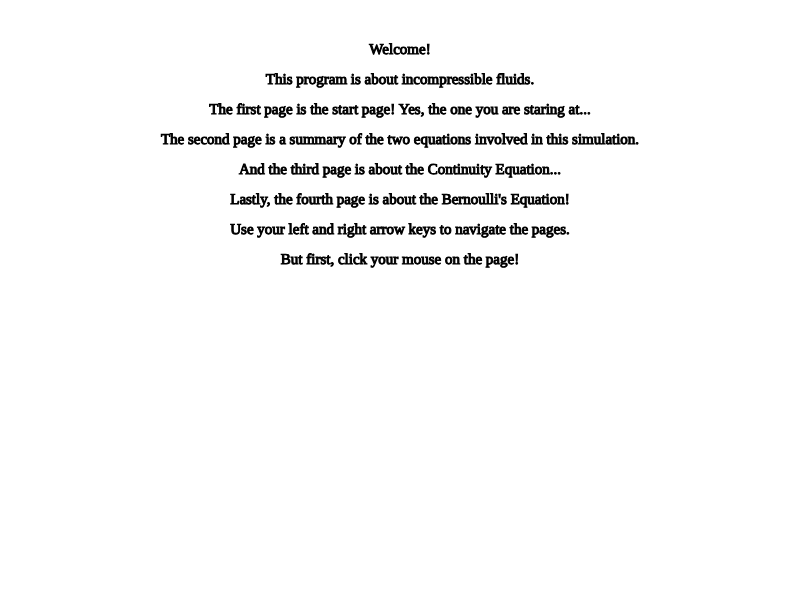
Frame 1 (no input)
Frame 60 (no input): identical to frame 1, image omitted
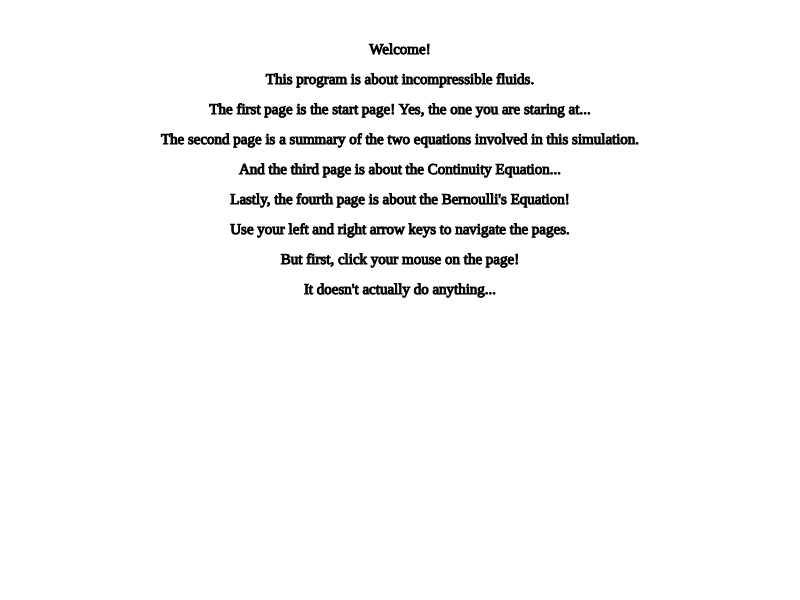
Frame 120 (the mouse pressed at the canvas centre since frame 60)

The p5.js sketch that drew these frames (run headless with seeded random() and noise() and a simulated clock; from frame 60 on, the mouse is pressed at the canvas centre):

// p5.js sketch
// ── sketch.js
let EASY_MODE;
let HARD_MODE;
let START_PAGE;
let SUMMARY_PAGE;
let currentMode = "START";
let particles1 = [];
let particles2 = [];
let startButton = 0;

function setup() {
  createCanvas(800, 600);
  textFont("Georgia");
  textSize(15);
  stroke(0);
  EASY_MODE = new Continuity();
  EASY_MODE.init();
  HARD_MODE = new Bernoulli();
  HARD_MODE.init();
  START_PAGE = new Start();
  SUMMARY_PAGE = new Summary();
}

function draw() {
  if (currentMode === "START") {
    START_PAGE.display();
  }
  if (currentMode === "EASY") {
    EASY_MODE.iterate();
    EASY_MODE.display();
  }
  if (currentMode === "HARD") {
    HARD_MODE.iterate();
    HARD_MODE.display();
  }
  if (currentMode === "SUMMARY") {
    SUMMARY_PAGE.display();
  }
}

function mousePressed() {
  if (currentMode === "EASY") {
    if (mouseX > 600 && mouseX < 640) {
      //Select dependent variable
      if (mouseY > 500 && mouseY < 540) {
        EASY_MODE.dVariable = "A1";
      } else if (mouseY > 540 && mouseY < 580) {
        EASY_MODE.dVariable = "A2";
      }
    } else if (mouseX > 640 && mouseX < 680) {
      if (mouseY > 500 && mouseY < 540) {
        EASY_MODE.dVariable = "v1";
      } else if (mouseY > 540 && mouseY < 580) {
        EASY_MODE.dVariable = "v2";
      }
    }
  }
  if (currentMode === "HARD") {
    if (mouseX > 600 && mouseX < 640) {
      //Select dependent variable
      if (mouseY > 500 && mouseY < 540) {
        HARD_MODE.dVariable = "P1";
      } else if (mouseY > 540 && mouseY < 580) {
        HARD_MODE.dVariable = "P2";
      } else if (mouseY > 460 && mouseY < 500) {
        HARD_MODE.dVariable = "h1";
      }
    } else if (mouseX > 640 && mouseX < 680) {
      if (mouseY > 500 && mouseY < 540) {
        HARD_MODE.dVariable = "v1";
      } else if (mouseY > 540 && mouseY < 580) {
        HARD_MODE.dVariable = "v2";
      } else if (mouseY > 460 && mouseY < 500) {
        HARD_MODE.dVariable = "h2";
      }
    }
  }
  if (currentMode === "START") {
    startButton++;
  }
}

function keyPressed() {
  if (event.keyCode === 39) {
    if (currentMode === "EASY") {
      currentMode = "HARD";
    } else if (currentMode === "START") {
      currentMode = "SUMMARY";
    } else if (currentMode === "SUMMARY") {
      currentMode = "EASY";
    }
    EASY_MODE.init();
    HARD_MODE.init();
    particles1 = [];
    particles2 = [];
  }
  if (event.keyCode === 37) {
    if (currentMode === "SUMMARY") {
      currentMode = "START";
    } else if (currentMode === "HARD") {
      currentMode = "EASY";
    } else if (currentMode === "EASY") {
      currentMode = "SUMMARY";
    }
    EASY_MODE.init();
    HARD_MODE.init();
    particles1 = [];
    particles2 = [];
  }
}

// ── Bernoulli.js
class Bernoulli {
  constructor() {
    // Create sliders
    this.P1_SLIDER = createSlider(0, 50, 25, 0.2);
    this.P1_SLIDER.position(50, 500);
    this.P2_SLIDER = createSlider(0, 50, 25, 0.2);
    this.P2_SLIDER.position(50, 550);
    this.v1_SLIDER = createSlider(1, 10, 5.5, 0.1);
    this.v1_SLIDER.position(350, 500);
    this.v2_SLIDER = createSlider(1, 10, 5.5, 0.1);
    this.v2_SLIDER.position(350, 550);
    this.h1_SLIDER = createSlider(0, 15, 0, 1);
    this.h1_SLIDER.position(350, 400);
    this.h2_SLIDER = createSlider(0, 15, 0, 1);
    this.h2_SLIDER.position(350, 450);
    this.rho_SLIDER = createSlider(0.5, 1.5, 1, 0.1);
    this.rho_SLIDER.position(50, 400);
    this.g_SLIDER = createSlider(0.5, 5, 2.75, 0.05);
    this.g_SLIDER.position(50, 450);

    // Initialize variables
    this.P1 = this.P1_SLIDER.value();
    this.P2 = this.P2_SLIDER.value();
    this.v1 = this.v1_SLIDER.value();
    this.v2 = this.v2_SLIDER.value();
    this.h1 = this.h1_SLIDER.value();
    this.h2 = this.h2_SLIDER.value();
    this.rho = this.rho_SLIDER.value();
    this.g = this.g_SLIDER.value();
    this.A1 = 30;
    this.A2 = 30;

    this.dVariable = "v2";
    this.count = 0;
  }

  iterate() {
    background(255);

    this.P1_SLIDER.show();
    this.P2_SLIDER.show();
    this.v1_SLIDER.show();
    this.v2_SLIDER.show();
    this.h1_SLIDER.show();
    this.h2_SLIDER.show();
    this.rho_SLIDER.show();
    this.g_SLIDER.show();

    // Temporary store
    let P1_temp = this.P1;
    let P2_temp = this.P2;
    let v1_temp = this.v1;
    let v2_temp = this.v2;
    let h1_temp = this.h1;
    let h2_temp = this.h2;
    let rho_temp = this.rho;
    let g_temp = this.g;
    let A2_temp = this.A2;

    // Update from sliders
    this.P1 = this.P1_SLIDER.value();
    this.P2 = this.P2_SLIDER.value();
    this.v1 = this.v1_SLIDER.value();
    this.v2 = this.v2_SLIDER.value();
    this.h1 = this.h1_SLIDER.value();
    this.h2 = this.h2_SLIDER.value();
    this.rho = this.rho_SLIDER.value();
    this.g = this.g_SLIDER.value();

    // Calculate based on dependent variable
    if (this.dVariable === "P1") {
      this.P1 =
        Math.round(
          100 *
            (this.P2 +
              0.5 * this.rho * this.v2 ** 2 +
              this.h2 * this.rho * this.g -
              0.5 * this.rho * this.v1 ** 2 -
              this.h1 * this.rho * this.g)
        ) / 100;
    }
    if (this.dVariable === "P2") {
      this.P2 =
        Math.round(
          100 *
            (this.P1 +
              0.5 * this.rho * this.v1 ** 2 +
              this.h1 * this.rho * this.g -
              0.5 * this.rho * this.v2 ** 2 -
              this.h2 * this.rho * this.g)
        ) / 100;
    }
    if (this.dVariable === "v1") {
      this.v1 =
        Math.round(
          100 *
            sqrt(
              (2 *
                (this.P2 +
                  0.5 * this.rho * this.v2 ** 2 +
                  this.h2 * this.rho * this.g -
                  this.P1 -
                  this.h1 * this.rho * this.g)) /
                this.rho
            )
        ) / 100;
    }
    if (this.dVariable === "v2") {
      this.v2 =
        Math.round(
          100 *
            sqrt(
              (2 *
                (this.P1 +
                  0.5 * this.rho * this.v1 ** 2 +
                  this.h1 * this.rho * this.g -
                  this.P2 -
                  this.h2 * this.rho * this.g)) /
                this.rho
            )
        ) / 100;
    }
    if (this.dVariable === "h1") {
      this.h1 = Math.round(
        (this.P2 +
          0.5 * this.rho * this.v2 ** 2 +
          this.rho * this.g * this.h2 -
          this.P1 -
          0.5 * this.rho * this.v1 ** 2) /
          this.rho /
          this.g
      );
    }
    if (this.dVariable === "h2") {
      this.h2 = Math.round(
        (this.P1 +
          0.5 * this.rho * this.v1 ** 2 +
          this.rho * this.g * this.h1 -
          this.P2 -
          0.5 * this.rho * this.v2 ** 2) /
          this.rho /
          this.g
      );
    }

    this.A2 = Math.round((this.A1 * this.v1) / this.v2);

    // Range checking
    if (
      this.P1 > 100 ||
      this.P1 < 10 ||
      this.P2 > 100 ||
      this.P2 < 10 ||
      this.v1 > 10 ||
      this.v1 < 1 ||
      isNaN(this.v1) ||
      this.v2 > 10 ||
      this.v2 < 1 ||
      isNaN(this.v2) ||
      this.h1 < 0 ||
      this.h1 > 30 ||
      this.h2 < 0 ||
      this.h2 > 30 ||
      this.rho < 0.5 ||
      this.rho > 1.5 ||
      this.g < 1 ||
      this.g > 3 ||
      this.A2 > 100
    ) {
      this.P1 = P1_temp;
      this.P2 = P2_temp;
      this.v1 = v1_temp;
      this.v2 = v2_temp;
      this.h1 = h1_temp;
      this.h2 = h2_temp;
      this.rho = rho_temp;
      this.g = g_temp;
      this.A2 = A2_temp;
      fill(0);
      text("Variable(s) exceeded limit!", 400, 580);
    }

    // Update sliders
    this.P1_SLIDER.value(this.P1);
    this.P2_SLIDER.value(this.P2);
    this.v1_SLIDER.value(this.v1);
    this.v2_SLIDER.value(this.v2);
    this.h1_SLIDER.value(this.h1);
    this.h2_SLIDER.value(this.h2);
    this.rho_SLIDER.value(this.rho);
    this.g_SLIDER.value(this.g);

    // Particle system
    this.count++;
    if (this.count % 30 === 0) {
      particles2[particles2.length] = new Particle2();
      this.count -= 30;
    }
  }

  display() {
    // UI boxes
    textAlign(CENTER, CENTER);
    fill(255);
    rect(600, 460, 40, 40);
    rect(640, 460, 40, 40);
    rect(600, 500, 40, 40);
    rect(600, 540, 40, 40);
    rect(640, 500, 40, 40);
    rect(640, 540, 40, 40);

    // Labels
    fill(0);
    text("Dependent", 720, 470);
    text("Variable", 720, 490);
    text("Selector", 720, 510);
    text("A₁ = " + this.A1, 720, 540);
    text("A₂ = " + this.A2, 720, 560);
    text("P₁", 620, 520);
    text("P₂", 620, 560);
    text("v₁", 660, 520);
    text("v₂", 660, 560);
    text("h₂", 660, 480);
    text("h1", 620, 480);

    // Headings
    text("Bernoulli's Equation", 400, 40);
    text("P₁ + 0.5ρv₁² + ρgh₁ = P₂ + 0.5ρv₂² + ρgh₂", 400, 60);
    text(
      "*Note: In this simulator, A (Cross-sectional area of the tube) is perceived",
      400,
      80
    );
    text(
      "to be directly proportionate to h (Height of the tube), as width is assumed constant",
      400,
      100
    );
    text("All units in this simulator are arbituary, A1 is fixed to be 30 a.u.", 400, 120);

    // Highlight active dependent variable
    fill(0, 255, 255, 123);
    if (this.dVariable === "P1") rect(600, 500, 40, 40);
    if (this.dVariable === "P2") rect(600, 540, 40, 40);
    if (this.dVariable === "v1") rect(640, 500, 40, 40);
    if (this.dVariable === "v2") rect(640, 540, 40, 40);
    if (this.dVariable === "h1") rect(600, 460, 40, 40);
    if (this.dVariable === "h2") rect(640, 460, 40, 40);

    // Slider labels
    textSize(15);
    textAlign(LEFT, BOTTOM);
    stroke(0);
    fill(0);
    text("P₁:", 25, 520);
    text(this.P1, 225, 520);
    text("P₂:", 25, 570);
    text(this.P2, 225, 570);
    text("v₁:", 325, 520);
    text(this.v1, 525, 520);
    text("v₂:", 325, 570);
    text(this.v2, 525, 570);
    text("h₁:", 325, 420);
    text(this.h1, 525, 420);
    text("h₂:", 325, 470);
    text(this.h2, 525, 470);
    text("ρ:", 25, 420);
    text(this.rho, 225, 420);
    text("g:", 25, 470);
    text(this.g, 225, 470);

    // Draw tube
    fill(0, 255, 255);
    rect(100, 300 - this.A1 - this.h1, 200, 2 * this.A1);
    ellipse(100, 300 - this.h1, 20, 2 * this.A1);
    fill(127, 0, 255);
    rect(500, 300 - this.A2 - this.h2, 200, 2 * this.A2);
    ellipse(700, 300 - this.h2, 20, 2 * this.A2);

    stroke(0);
    fill(0);
    textAlign(LEFT, CENTER);
    line(200, 300 - this.A1 - this.h1, 200, 300 + this.A1 - this.h1);
    text("A₁*", 205, 300 - this.h1);
    line(600, 300 - this.A2 - this.h2, 600, 300 + this.A2 - this.h2);
    text("A₂*", 605, 300 - this.h2);
    fill(255);
    bezier(
      300,
      300 - this.A1 - this.h1,
      400,
      300 - this.A1 - this.h1,
      400,
      300 - this.A2 - this.h2,
      500,
      300 - this.A2 - this.h2
    );
    bezier(
      300,
      300 + this.A1 - this.h1,
      400,
      300 + this.A1 - this.h1,
      400,
      300 + this.A2 - this.h2,
      500,
      300 + this.A2 - this.h2
    );

    // Draw particles
    for (let index = particles2.length - 1; index > -1; index--) {
      if (particles2[index].x >= 700) {
        particles2.splice(index, 1);
      } else {
        particles2[index].iterate();
      }
    }
  }

  init() {
    this.P1_SLIDER.hide();
    this.P2_SLIDER.hide();
    this.v1_SLIDER.hide();
    this.v2_SLIDER.hide();
    this.h1_SLIDER.hide();
    this.h2_SLIDER.hide();
    this.rho_SLIDER.hide();
    this.g_SLIDER.hide();

    this.P1 = 25;
    this.P2 = 25;
    this.v1 = 5.5;
    this.v2 = 5.5;
    this.h1 = 0;
    this.h2 = 0;
    this.rho = 1;
    this.g = 2.75;
    this.A1 = 30;
    this.A2 = 30;
    this.dVariable = "v2";
    this.count = 0;

    this.P1_SLIDER.value(this.P1);
    this.P2_SLIDER.value(this.P2);
    this.v1_SLIDER.value(this.v1);
    this.v2_SLIDER.value(this.v2);
    this.h1_SLIDER.value(this.h1);
    this.h2_SLIDER.value(this.h2);
    this.rho_SLIDER.value(this.rho);
    this.g_SLIDER.value(this.g);
  }
}

// ── Continuity.js
class Continuity {
  constructor() {
    this.A1_SLIDER = createSlider(10, 100, 55, 1);
    this.A1_SLIDER.position(50, 500);
    this.A2_SLIDER = createSlider(10, 100, 55, 1);
    this.A2_SLIDER.position(50, 550);
    this.v1_SLIDER = createSlider(1, 10, 5.5, 0.1);
    this.v1_SLIDER.position(350, 500);
    this.v2_SLIDER = createSlider(1, 10, 5.5, 0.1);
    this.v2_SLIDER.position(350, 550);

    this.A1 = this.A1_SLIDER.value(); //Set each variable to value of slider
    this.A2 = this.A2_SLIDER.value();
    this.v1 = this.v1_SLIDER.value();
    this.v2 = this.v2_SLIDER.value();

    this.count = 0;

    this.dVariable = "v2";
  }
  iterate() {
    background(255);

    this.A1_SLIDER.show();
    this.A2_SLIDER.show();
    this.v1_SLIDER.show();
    this.v2_SLIDER.show();

    let A1_temp = this.A1; //Set an initial value for each variable
    let A2_temp = this.A2;
    let v1_temp = this.v1;
    let v2_temp = this.v2;

    this.A1 = this.A1_SLIDER.value(); //Set each variable to value of slider
    this.A2 = this.A2_SLIDER.value();
    this.v1 = this.v1_SLIDER.value();
    this.v2 = this.v2_SLIDER.value();

    if (this.dVariable === "A1") {
      //Calculate the variables
      this.A1 = Math.round((100 * this.A2 * this.v2) / this.v1) / 100;
    }
    if (this.dVariable === "A2") {
      this.A2 = Math.round((100 * this.A1 * this.v1) / this.v2) / 100;
    }
    if (this.dVariable === "v1") {
      this.v1 = Math.round((100 * this.A2 * this.v2) / this.A1) / 100;
    }
    if (this.dVariable === "v2") {
      this.v2 = Math.round((100 * this.A1 * this.v1) / this.A2) / 100;
    }

    if (
      //Check if any variables are past intended range, if so, reset to initial values
      this.A1 > 100 ||
      this.A1 < 10 ||
      this.A2 > 100 ||
      this.A2 < 10 ||
      this.v1 > 10 ||
      this.v1 < 1 ||
      this.v2 > 10 ||
      this.v2 < 1
    ) {
      this.A1 = A1_temp;
      this.A2 = A2_temp;
      this.v1 = v1_temp;
      this.v2 = v2_temp;
      fill(0);
      textAlign(CENTER);
      text("Variable exceeded limit!", 400, 580);
    }

    this.A1_SLIDER.value(this.A1); //Set slider to values
    this.A2_SLIDER.value(this.A2);
    this.v1_SLIDER.value(this.v1);
    this.v2_SLIDER.value(this.v2);

    this.count++; //Draw the particles
    if (this.count % 30 === 0) {
      particles1[particles1.length] = new Particle1();
      this.count -= 30;
    }
  }
  display() {
    textAlign(CENTER, CENTER); //Boxes for dependent variable selector
    fill(255);
    rect(600, 500, 40, 40);
    rect(600, 540, 40, 40);
    rect(640, 500, 40, 40);
    rect(640, 540, 40, 40);

    fill(0); //Text for dependent variable selector
    text("Dependent", 720, 520);
    text("Variable", 720, 540);
    text("Selector", 720, 560);
    text("A₁", 620, 520);
    text("A₂", 620, 560);
    text("v₁", 660, 520);
    text("v₂", 660, 560);

    text("Continuity Equation", 400, 40); //Headings & sub-headings
    text("A₁v₁ = A₂v₂", 400, 60);
    text(
      "*Note: In this simulator, A (Cross-sectional area of the tube) is perceived",
      400,
      80
    );
    text(
      "to be directly proportionate to h (Height of the tube), as width is assumed constant",
      400,
      100
    );
    text("All units in this simulator are arbituary", 400, 120);

    fill(0, 255, 255, 123);
    if (this.dVariable === "A1") {
      //Calculate the variables
      rect(600, 500, 40, 40);
    }
    if (this.dVariable === "A2") {
      rect(600, 540, 40, 40);
    }
    if (this.dVariable === "v1") {
      rect(640, 500, 40, 40);
    }
    if (this.dVariable === "v2") {
      rect(640, 540, 40, 40);
    }

    textSize(15); //Text for sliders
    textAlign(LEFT, BOTTOM);
    stroke(0);
    fill(0);
    text("A₁:", 25, 520);
    text(this.A1, 225, 520);
    text("A₂:", 25, 570);
    text(this.A2, 225, 570);
    text("v₁:", 325, 520);
    text(this.v1, 525, 520);
    text("v₂:", 325, 570);
    text(this.v2, 525, 570);

    fill(0, 255, 255); // Draw the tube
    rect(100, 300 - this.A1, 200, 2 * this.A1);
    ellipse(100, 300, 20, 2 * this.A1);
    fill(127, 0, 255);
    rect(500, 300 - this.A2, 200, 2 * this.A2);
    ellipse(700, 300, 20, 2 * this.A2);

    stroke(0);
    fill(0);
    textAlign(LEFT, CENTER);
    line(200, 300 - this.A1, 200, 300 + this.A1);
    text("A₁*", 205, 300);
    line(600, 300 - this.A2, 600, 300 + this.A2);
    text("A₂*", 605, 300);
    fill(255);
    bezier(
      300,
      300 - this.A1,
      400,
      300 - this.A1,
      400,
      300 - this.A2,
      500,
      300 - this.A2
    );
    bezier(
      300,
      300 + this.A1,
      400,
      300 + this.A1,
      400,
      300 + this.A2,
      500,
      300 + this.A2
    );

    for (let index = particles1.length - 1; index > -1; index--) {
      if (particles1[index].x >= 700) {
        particles1.splice(index, 1);
      } else {
        particles1[index].iterate();
      }
    }
  }
  init() {
    this.A1_SLIDER.hide();
    this.A2_SLIDER.hide();
    this.v1_SLIDER.hide();
    this.v2_SLIDER.hide();

    this.A1 = 55;
    this.A2 = 55;
    this.v1 = 5.5;
    this.v2 = 5.5;
    this.A1_SLIDER.value(this.A1);
    this.A2_SLIDER.value(this.A2);
    this.v1_SLIDER.value(this.v1);
    this.v2_SLIDER.value(this.v2);
    this.dVariable = "v2";
    this.count = 0;
  }
}

// ── Particles1.js
class Particle1 {
  constructor() {
    this.x = 100;
    this.y = 300;
  }
  iterate() {
    this.x = (this.x <= 400) ? this.x + EASY_MODE.v1 / 5 : this.x + EASY_MODE.v2 / 5;
    fill(0);
    ellipse(this.x, this.y, 2,2);
  }
}
// ── Particles2.js
class Particle2 {
  constructor() {
    this.x = 100;
    this.y = 300 - HARD_MODE.h1;
  }
  iterate() {
    this.x =
      this.x <= 400 ? this.x + HARD_MODE.v1 / 5 : this.x + HARD_MODE.v2 / 5;
    if (this.x > 300 && this.x < 500) {
      this.y =
        300 -
        HARD_MODE.h1 +
        ((HARD_MODE.h1 - HARD_MODE.h2) * (this.x - 300)) / 200;
    } else if (this.x <= 300) {
      this.y = 300 - HARD_MODE.h1;
    } else {
      this.y = 300 - HARD_MODE.h2;
    }
    fill(0);
    ellipse(this.x, this.y, 2, 2);
  }
}

// ── Start.js
class Start {
  display() {
    background(255);
    textAlign(CENTER, CENTER);
    fill(0);
    text("Welcome!", width / 2, 50);
    text("This program is about incompressible fluids.", width / 2, 80);
    text(
      "The first page is the start page! Yes, the one you are staring at...",
      width / 2,
      110
    );
    text(
      "The second page is a summary of the two equations involved in this simulation.",
      width / 2,
      140
    );
    text(
      "And the third page is about the Continuity Equation...",
      width / 2,
      170
    );
    text(
      "Lastly, the fourth page is about the Bernoulli's Equation!",
      width / 2,
      200
    );
    text(
      "Use your left and right arrow keys to navigate the pages.",
      width / 2,
      230
    );
    text("But first, click your mouse on the page!", width / 2, 260);

    if (startButton === 1) {
      text("It doesn't actually do anything...", width / 2, 290);
    }
  }
}

// ── Summary.js
class Summary {
  display() {
    background(255);

    textAlign(CENTER, CENTER);
    stroke(0);
    fill(0);

    text("Summary of the equations:", width / 2, 50);

    textAlign(LEFT, CENTER);

    text("Continuity Equation: A1v1 = A2v2", 50, 100);
    text("- Flow rate over A1 = Flow rate over A2", 75, 120);
    text("- A1 = A2v2 / v1", 75, 140);
    text("- v1 = A2v2 / A1", 75, 160);

    text(
      "Bernoulli's Equation: P1 + 0.5ρv1² + ρgh1 = P2 + 0.5ρv2² + ρgh2",
      50,
      250
    );
    text("- Flow rate over A1 = Flow rate over A2", 75, 270);
    text("- P1 = P2 + 0.5ρv2² + ρgh2 - 0.5ρv1² - ρgh1", 75, 290);
    text("        = P2 + ρ(0.5(v2² - v1²) + g(h2 - 1))", 75, 310);
    text("- v1 = √(2(P2 + 0.5ρv2² + ρgh2 - P1 - ρgh1) / ρ)", 75, 330);
    text("        = √(2(P2 - P1 + ρg(h2 - h1) + 0.5ρv2²) / ρ)", 75, 350);
    text("-  ρ  = (P1 - P2) / (0.5(v2² - v1²) + g(h2 - h1))", 75, 370);
    text("-  g  = (P1 - P2 + 0.5ρ(v1² - v2²)) / ρ(h2 - h1)", 75, 390);
  }
}
